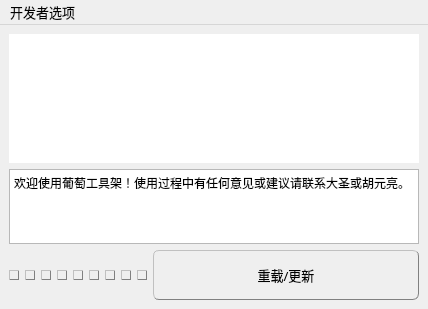
<?xml version="1.0" encoding="UTF-8"?>
<ui version="4.0">
 <class>PuTaoMain</class>
 <widget class="QMainWindow" name="PuTaoMain">
  <property name="geometry">
   <rect>
    <x>0</x>
    <y>0</y>
    <width>428</width>
    <height>309</height>
   </rect>
  </property>
  <property name="minimumSize">
   <size>
    <width>428</width>
    <height>0</height>
   </size>
  </property>
  <property name="font">
   <font>
    <family>微软雅黑</family>
    <pointsize>10</pointsize>
   </font>
  </property>
  <property name="windowTitle">
   <string>欢迎使用</string>
  </property>
  <property name="windowIcon">
   <iconset>
    <normaloff>../icons/logo.png</normaloff>../icons/logo.png</iconset>
  </property>
  <property name="styleSheet">
   <string notr="true">QMainWindow{
	background-color: qlineargradient(spread:pad, x1:0, y1:0, x2:0, y2:1, 
                                      stop:0 rgba(20, 20, 20, 255), 
                                      stop:0.1 rgba(60, 60, 60, 255), 
                                      stop:0.9 rgba(60, 60, 60, 255), 
                                      stop:1 rgba(40, 40, 40, 255));
	
}

QTabWidget::pane { /* The tab widget frame */
    border-top: 1px solid gray;
	position: absolute;
	top: -0.1em;
}

QTabWidget::tab-bar {
    alignment: center;
}

/* Style the tab using the tab sub-control. Note that
    it reads QTabBar _not_ QTabWidget */
QTabBar::tab {
    background: qlineargradient(spread:pad, x1:0, y1:0, x2:0, y2:1, 
                                stop:0 rgba(140, 140, 140, 255), 
                                stop:0.3 rgba(50, 50, 50, 255), 
                                stop:1 rgba(80, 80, 80, 255));
    border: 1px solid gray;
    border-bottom-color: grey; /* same as the pane color */
    border-top-left-radius: 6px;
    border-top-right-radius: 6px;
	padding: 0px 20px;
}

QTabBar::tab:selected, QTabBar::tab:hover {
    background: qlineargradient(spread:pad, x1:0, y1:0, x2:0, y2:1, 
                                stop:0 rgba(140, 140, 140, 255), 
                                stop:0.3 rgba(60, 60, 60, 255), 
                                stop:1 rgba(100, 100, 100, 255));
}

QTabBar::tab:!selected {
    margin-top: 2px; /* make non-selected tabs look smaller */
}

QSlider::groove:horizontal {
    border: 1px solid #999999;
	border-style: inset;
    height: 10px; /* the groove expands to the size of the slider by default. by giving it a height, it has a fixed size */
    background: qlineargradient(spread:pad, x1:0, y1:0, x2:0, y2:1, 
                                stop:0 rgba(20, 20, 20, 255), 
                                stop:0.3 rgba(40, 40, 40, 255), 
                                stop:1 rgba(50, 50, 50, 255));
    margin: 2px 0;
}

QSlider::handle:horizontal {
    background: qlineargradient(spread:pad, x1:0, y1:0, x2:0, y2:1, 
                                stop:0 rgba(140, 140, 140, 255), 
                                stop:0.3 rgba(80, 80, 80, 255), 
                                stop:1 rgba(100, 100, 100, 255));
    border: 1px solid gray;
	border-style: outset;
    width: 15px;
    margin: -10px 0; /* handle is placed by default on the contents rect of the groove. Expand outside the groove */
    border-radius: 6px;
}

QSlider::handle:horizontal:hover {
    background: qlineargradient(spread:pad, x1:0, y1:0, x2:0, y2:1, 
                                stop:0 rgba(160, 160, 160, 255), 
                                stop:0.3 rgba(100, 100, 100, 255), 
                                stop:1 rgba(120, 120, 120, 255));
}

QListWidget {
    border: 1px solid gray;
    border-radius: 6px;
	border-style: inset;
    background: qlineargradient(spread:pad, x1:0, y1:0, x2:0, y2:1, 
                                stop:0 rgba(20, 20, 20, 255), 
                                stop:0.3 rgba(40, 40, 40, 255), 
                                stop:1 rgba(50, 50, 50, 255));
    selection-background-color: purple;
}

QLineEdit {
    border: 1px solid gray;
    border-radius: 6px;
	border-style: inset;
    background: qlineargradient(spread:pad, x1:0, y1:0, x2:0, y2:1, 
                                stop:0 rgba(20, 20, 20, 255), 
                                stop:0.3 rgba(40, 40, 40, 255), 
                                stop:1 rgba(50, 50, 50, 255));
    selection-background-color: purple;
}

QComboBox{
	border: 1px solid gray;
	border-style: outset;
    border-radius: 6px;
	background-color: qlineargradient(spread:pad, x1:0, y1:0, x2:0, y2:1, 
                                      stop:0 rgba(140, 140, 140, 255), 
                                      stop:0.3 rgba(50, 50, 50, 255), 
                                      stop:1 rgba(80, 80, 80, 255));
}

QComboBox:!editable:hover{
	background-color: qlineargradient(spread:pad, x1:0, y1:0, x2:0, y2:1, 
                                      stop:0 rgba(150, 150, 150, 255), 
                                      stop:0.3 rgba(60, 60, 60, 255), 
                                      stop:1 rgba(100, 100, 100, 255));
}

QComboBox::drop-down {
    subcontrol-origin: padding;
    subcontrol-position: top right;

    border-left-width: 1px;
    border-left-color: darkgray;
    border-left-style: solid; /* just a single line */
    border-top-right-radius: 3px; /* same radius as the QComboBox */
    border-bottom-right-radius: 3px;
}

QComboBox:!editable:on, QComboBox::drop-down:editable:on{
	background: qlineargradient(x1: 0, y1: 0, x2: 0, y2: 1,
                                stop:0 rgba(20, 20, 20, 255), 
                                stop:0.3 rgba(40, 40, 40, 255), 
                                stop:1 rgba(50, 50, 50, 255));
}

QComboBox QAbstractItemView {
    border: 1px solid grap;
    selection-background-color: purple;
}

QPushButton{
	background-color: qlineargradient(spread:pad, x1:0, y1:0, x2:0, y2:1, 
                                      stop:0 rgba(150, 150, 150, 255),
									  stop:0.48 rgba(80, 80, 80, 255), 
                                      stop:0.52 rgba(50, 50, 50, 255), 
                                      stop:1 rgba(70, 70, 70, 255));
	border-style: outset;
	border-width: 1px;
	border-radius: 6px;
	border-color: gray;
	padding: 6px;
}

QPushButton:hover{
	background-color: qlineargradient(spread:pad, x1:0, y1:0, x2:0, y2:1, 
                                      stop:0 rgba(150, 150, 150, 255),
									  stop:0.48 rgba(90, 90, 90, 255), 
                                      stop:0.52 rgba(60, 60, 60, 255), 
                                      stop:1 rgba(100, 100, 100, 255));
}

QPushButton:pressed{
	background-color: qlineargradient(spread:pad, x1:0, y1:0, x2:0, y2:1, 
                                      stop:0 rgba(40, 40, 40, 255), 
                                      stop:0.3 rgba(50, 50, 50, 255), 
                                      stop:1 rgba(70, 70, 70, 255));
	border-style: inset;
}</string>
  </property>
  <widget class="QWidget" name="centralwidget">
   <layout class="QVBoxLayout" name="verticalLayout">
    <item>
     <layout class="QHBoxLayout" name="horizontalLayout">
      <item>
       <widget class="QLabel" name="label">
        <property name="minimumSize">
         <size>
          <width>333</width>
          <height>129</height>
         </size>
        </property>
        <property name="font">
         <font>
          <family>微软雅黑</family>
          <pointsize>20</pointsize>
          <weight>75</weight>
          <bold>true</bold>
         </font>
        </property>
        <property name="styleSheet">
         <string notr="true">QLabel{
	background-color: white
}</string>
        </property>
        <property name="text">
         <string/>
        </property>
        <property name="pixmap">
         <pixmap>../icons/logoBig.png</pixmap>
        </property>
        <property name="alignment">
         <set>Qt::AlignCenter</set>
        </property>
       </widget>
      </item>
     </layout>
    </item>
    <item>
     <widget class="QTextEdit" name="PuTaoMainTE">
      <property name="font">
       <font>
        <family>微软雅黑</family>
        <pointsize>10</pointsize>
       </font>
      </property>
      <property name="lineWrapMode">
       <enum>QTextEdit::NoWrap</enum>
      </property>
      <property name="readOnly">
       <bool>true</bool>
      </property>
      <property name="html">
       <string>&lt;!DOCTYPE HTML PUBLIC &quot;-//W3C//DTD HTML 4.0//EN&quot; &quot;http://www.w3.org/TR/REC-html40/strict.dtd&quot;&gt;
&lt;html&gt;&lt;head&gt;&lt;meta name=&quot;qrichtext&quot; content=&quot;1&quot; /&gt;&lt;style type=&quot;text/css&quot;&gt;
p, li { white-space: pre-wrap; }
&lt;/style&gt;&lt;/head&gt;&lt;body style=&quot; font-family:'微软雅黑'; font-size:10pt; font-weight:400; font-style:normal;&quot;&gt;
&lt;p style=&quot; margin-top:0px; margin-bottom:0px; margin-left:0px; margin-right:0px; -qt-block-indent:0; text-indent:0px;&quot;&gt;&lt;span style=&quot; font-family:'SimSun'; font-size:9pt;&quot;&gt;欢迎使用葡萄工具架！使用过程中有任何意见或建议请联系大圣或胡元亮。&lt;/span&gt;&lt;/p&gt;&lt;/body&gt;&lt;/html&gt;</string>
      </property>
     </widget>
    </item>
    <item>
     <layout class="QHBoxLayout" name="horizontalLayout_2">
      <item>
       <widget class="QPushButton" name="PutaoMainBtnGetEnvBarbarian">
        <property name="maximumSize">
         <size>
          <width>10</width>
          <height>10</height>
         </size>
        </property>
        <property name="text">
         <string/>
        </property>
        <property name="+visible" stdset="0">
         <string>False</string>
        </property>
       </widget>
      </item>
      <item>
       <widget class="QPushButton" name="PutaoMainBtnGetEnvLocation">
        <property name="maximumSize">
         <size>
          <width>10</width>
          <height>10</height>
         </size>
        </property>
        <property name="text">
         <string/>
        </property>
        <property name="+visible" stdset="0">
         <string>False</string>
        </property>
       </widget>
      </item>
      <item>
       <widget class="QPushButton" name="PutaoMainBtnGetEnvScript">
        <property name="maximumSize">
         <size>
          <width>10</width>
          <height>10</height>
         </size>
        </property>
        <property name="text">
         <string/>
        </property>
        <property name="+visible" stdset="0">
         <string>False</string>
        </property>
       </widget>
      </item>
      <item>
       <widget class="QPushButton" name="PutaoMainBtnGetEnvIcon">
        <property name="maximumSize">
         <size>
          <width>10</width>
          <height>10</height>
         </size>
        </property>
        <property name="text">
         <string/>
        </property>
        <property name="+visible" stdset="0">
         <string>False</string>
        </property>
       </widget>
      </item>
      <item>
       <widget class="QPushButton" name="PutaoMainBtnGetEnvPython">
        <property name="maximumSize">
         <size>
          <width>10</width>
          <height>10</height>
         </size>
        </property>
        <property name="text">
         <string/>
        </property>
        <property name="+visible" stdset="0">
         <string>False</string>
        </property>
       </widget>
      </item>
      <item>
       <widget class="QPushButton" name="PutaoMainBtnGetEnvPlugin">
        <property name="maximumSize">
         <size>
          <width>10</width>
          <height>10</height>
         </size>
        </property>
        <property name="text">
         <string/>
        </property>
        <property name="+visible" stdset="0">
         <string>False</string>
        </property>
       </widget>
      </item>
      <item>
       <widget class="QPushButton" name="PutaoMainBtnGetEnvAppDir">
        <property name="maximumSize">
         <size>
          <width>10</width>
          <height>10</height>
         </size>
        </property>
        <property name="text">
         <string/>
        </property>
        <property name="+visible" stdset="0">
         <string>False</string>
        </property>
       </widget>
      </item>
      <item>
       <widget class="QPushButton" name="PutaoMainBtnGetEnvModule">
        <property name="maximumSize">
         <size>
          <width>10</width>
          <height>10</height>
         </size>
        </property>
        <property name="text">
         <string/>
        </property>
        <property name="+visible" stdset="0">
         <string>False</string>
        </property>
       </widget>
      </item>
      <item>
       <widget class="QPushButton" name="PutaoMainBtnDebug">
        <property name="maximumSize">
         <size>
          <width>10</width>
          <height>10</height>
         </size>
        </property>
        <property name="text">
         <string/>
        </property>
        <property name="+visible" stdset="0">
         <string>False</string>
        </property>
       </widget>
      </item>
      <item>
       <widget class="QPushButton" name="PutaoMainBtnReload">
        <property name="minimumSize">
         <size>
          <width>0</width>
          <height>50</height>
         </size>
        </property>
        <property name="font">
         <font>
          <family>微软雅黑</family>
          <pointsize>10</pointsize>
         </font>
        </property>
        <property name="statusTip">
         <string>免重启一键更新</string>
        </property>
        <property name="text">
         <string>重载/更新</string>
        </property>
       </widget>
      </item>
     </layout>
    </item>
   </layout>
  </widget>
  <widget class="QMenuBar" name="menuBar">
   <property name="geometry">
    <rect>
     <x>0</x>
     <y>0</y>
     <width>428</width>
     <height>25</height>
    </rect>
   </property>
   <property name="font">
    <font>
     <family>微软雅黑</family>
     <pointsize>10</pointsize>
    </font>
   </property>
   <widget class="QMenu" name="mainMenu">
    <property name="title">
     <string>开发者选项</string>
    </property>
    <widget class="QMenu" name="menu">
     <property name="font">
      <font>
       <family>微软雅黑</family>
       <pointsize>10</pointsize>
      </font>
     </property>
     <property name="title">
      <string>环境变量</string>
     </property>
     <addaction name="actionBARBARIAN_LOCATION"/>
     <addaction name="actionMAYA_APP_DIR"/>
     <addaction name="actionMAYA_LOCATION"/>
     <addaction name="actionMAYA_MODULE_PATH"/>
     <addaction name="actionMAYA_PLUG_IN_PATH"/>
     <addaction name="actionMAYA_SCRIPT_PATH"/>
     <addaction name="actionPYTHONPATH"/>
     <addaction name="actionXBMLANGPATH"/>
    </widget>
    <addaction name="actionDebug"/>
    <addaction name="menu"/>
   </widget>
   <addaction name="mainMenu"/>
  </widget>
  <action name="actionDebug">
   <property name="icon">
    <iconset>
     <normaloff>../icons/debug.png</normaloff>../icons/debug.png</iconset>
   </property>
   <property name="text">
    <string>连接调试服务器</string>
   </property>
   <property name="font">
    <font>
     <family>微软雅黑</family>
     <pointsize>10</pointsize>
    </font>
   </property>
  </action>
  <action name="actionPYTHONPATH">
   <property name="text">
    <string>PYTHONPATH</string>
   </property>
   <property name="font">
    <font>
     <family>微软雅黑</family>
     <pointsize>10</pointsize>
    </font>
   </property>
  </action>
  <action name="actionMAYA_SCRIPT_PATH">
   <property name="text">
    <string>MAYA_SCRIPT_PATH</string>
   </property>
   <property name="font">
    <font>
     <family>微软雅黑</family>
     <pointsize>10</pointsize>
    </font>
   </property>
  </action>
  <action name="actionMAYA_MODULE_PATH">
   <property name="text">
    <string>MAYA_MODULE_PATH</string>
   </property>
   <property name="font">
    <font>
     <family>微软雅黑</family>
     <pointsize>10</pointsize>
    </font>
   </property>
  </action>
  <action name="actionMAYA_APP_DIR">
   <property name="text">
    <string>MAYA_APP_DIR</string>
   </property>
   <property name="font">
    <font>
     <family>微软雅黑</family>
     <pointsize>10</pointsize>
    </font>
   </property>
  </action>
  <action name="actionMAYA_LOCATION">
   <property name="text">
    <string>MAYA_LOCATION</string>
   </property>
   <property name="font">
    <font>
     <family>微软雅黑</family>
     <pointsize>10</pointsize>
    </font>
   </property>
  </action>
  <action name="actionMAYA_PLUG_IN_PATH">
   <property name="text">
    <string>MAYA_PLUG_IN_PATH</string>
   </property>
   <property name="font">
    <font>
     <family>微软雅黑</family>
     <pointsize>10</pointsize>
    </font>
   </property>
  </action>
  <action name="actionXBMLANGPATH">
   <property name="text">
    <string>XBMLANGPATH</string>
   </property>
   <property name="font">
    <font>
     <family>微软雅黑</family>
     <pointsize>10</pointsize>
    </font>
   </property>
  </action>
  <action name="actionBARBARIAN_LOCATION">
   <property name="text">
    <string>BARBARIAN_LOCATION</string>
   </property>
   <property name="font">
    <font>
     <family>微软雅黑</family>
     <pointsize>10</pointsize>
    </font>
   </property>
  </action>
 </widget>
 <resources/>
 <connections>
  <connection>
   <sender>actionDebug</sender>
   <signal>triggered()</signal>
   <receiver>PutaoMainBtnDebug</receiver>
   <slot>click()</slot>
   <hints>
    <hint type="sourcelabel">
     <x>-1</x>
     <y>-1</y>
    </hint>
    <hint type="destinationlabel">
     <x>176</x>
     <y>261</y>
    </hint>
   </hints>
  </connection>
  <connection>
   <sender>actionBARBARIAN_LOCATION</sender>
   <signal>triggered()</signal>
   <receiver>PutaoMainBtnGetEnvBarbarian</receiver>
   <slot>click()</slot>
   <hints>
    <hint type="sourcelabel">
     <x>-1</x>
     <y>-1</y>
    </hint>
    <hint type="destinationlabel">
     <x>177</x>
     <y>439</y>
    </hint>
   </hints>
  </connection>
  <connection>
   <sender>actionMAYA_APP_DIR</sender>
   <signal>triggered()</signal>
   <receiver>PutaoMainBtnGetEnvAppDir</receiver>
   <slot>click()</slot>
   <hints>
    <hint type="sourcelabel">
     <x>-1</x>
     <y>-1</y>
    </hint>
    <hint type="destinationlabel">
     <x>176</x>
     <y>326</y>
    </hint>
   </hints>
  </connection>
  <connection>
   <sender>actionMAYA_LOCATION</sender>
   <signal>triggered()</signal>
   <receiver>PutaoMainBtnGetEnvLocation</receiver>
   <slot>click()</slot>
   <hints>
    <hint type="sourcelabel">
     <x>-1</x>
     <y>-1</y>
    </hint>
    <hint type="destinationlabel">
     <x>176</x>
     <y>342</y>
    </hint>
   </hints>
  </connection>
  <connection>
   <sender>actionMAYA_MODULE_PATH</sender>
   <signal>triggered()</signal>
   <receiver>PutaoMainBtnGetEnvModule</receiver>
   <slot>click()</slot>
   <hints>
    <hint type="sourcelabel">
     <x>-1</x>
     <y>-1</y>
    </hint>
    <hint type="destinationlabel">
     <x>176</x>
     <y>358</y>
    </hint>
   </hints>
  </connection>
  <connection>
   <sender>actionMAYA_PLUG_IN_PATH</sender>
   <signal>triggered()</signal>
   <receiver>PutaoMainBtnGetEnvPlugin</receiver>
   <slot>click()</slot>
   <hints>
    <hint type="sourcelabel">
     <x>-1</x>
     <y>-1</y>
    </hint>
    <hint type="destinationlabel">
     <x>176</x>
     <y>374</y>
    </hint>
   </hints>
  </connection>
  <connection>
   <sender>actionMAYA_SCRIPT_PATH</sender>
   <signal>triggered()</signal>
   <receiver>PutaoMainBtnGetEnvScript</receiver>
   <slot>click()</slot>
   <hints>
    <hint type="sourcelabel">
     <x>-1</x>
     <y>-1</y>
    </hint>
    <hint type="destinationlabel">
     <x>176</x>
     <y>390</y>
    </hint>
   </hints>
  </connection>
  <connection>
   <sender>actionPYTHONPATH</sender>
   <signal>triggered()</signal>
   <receiver>PutaoMainBtnGetEnvPython</receiver>
   <slot>click()</slot>
   <hints>
    <hint type="sourcelabel">
     <x>-1</x>
     <y>-1</y>
    </hint>
    <hint type="destinationlabel">
     <x>176</x>
     <y>406</y>
    </hint>
   </hints>
  </connection>
  <connection>
   <sender>actionXBMLANGPATH</sender>
   <signal>triggered()</signal>
   <receiver>PutaoMainBtnGetEnvIcon</receiver>
   <slot>click()</slot>
   <hints>
    <hint type="sourcelabel">
     <x>-1</x>
     <y>-1</y>
    </hint>
    <hint type="destinationlabel">
     <x>176</x>
     <y>422</y>
    </hint>
   </hints>
  </connection>
 </connections>
</ui>
